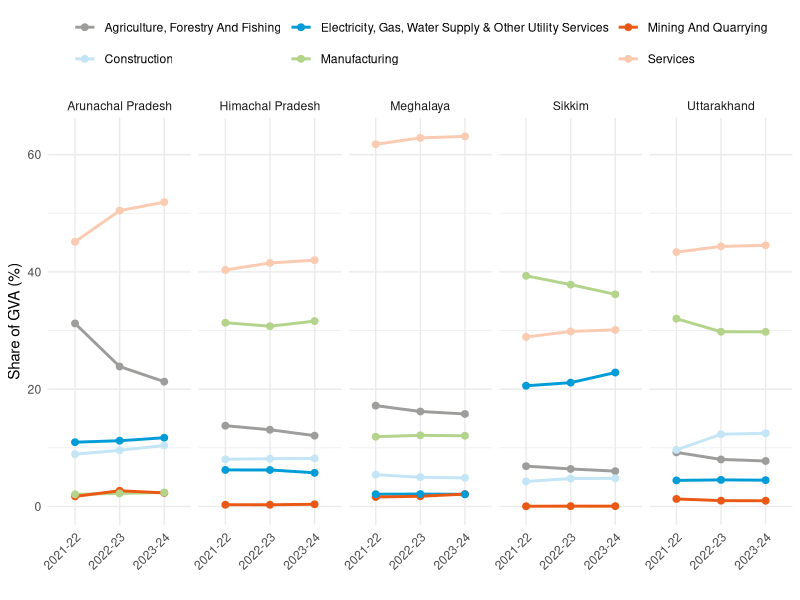
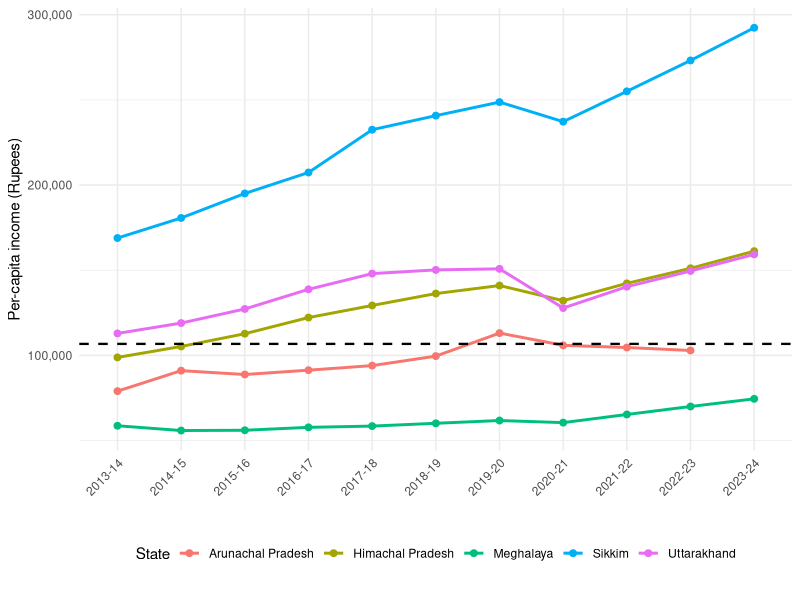
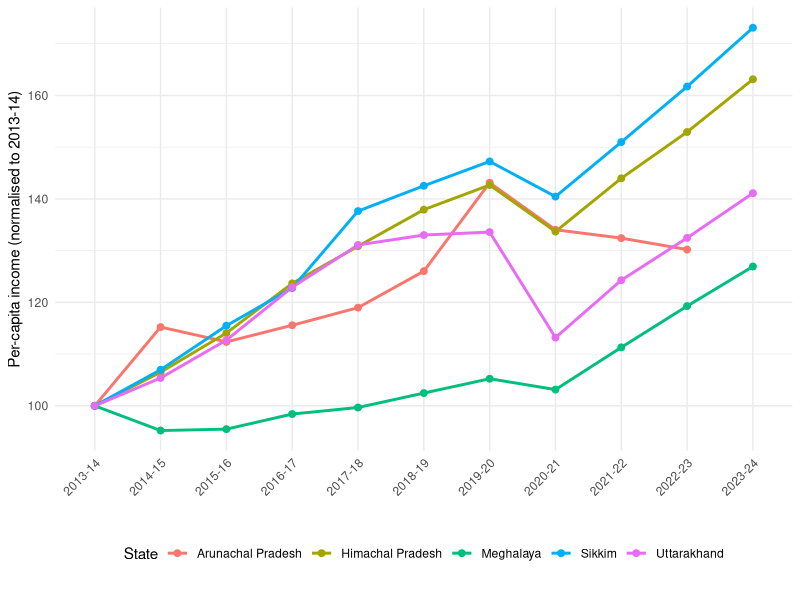
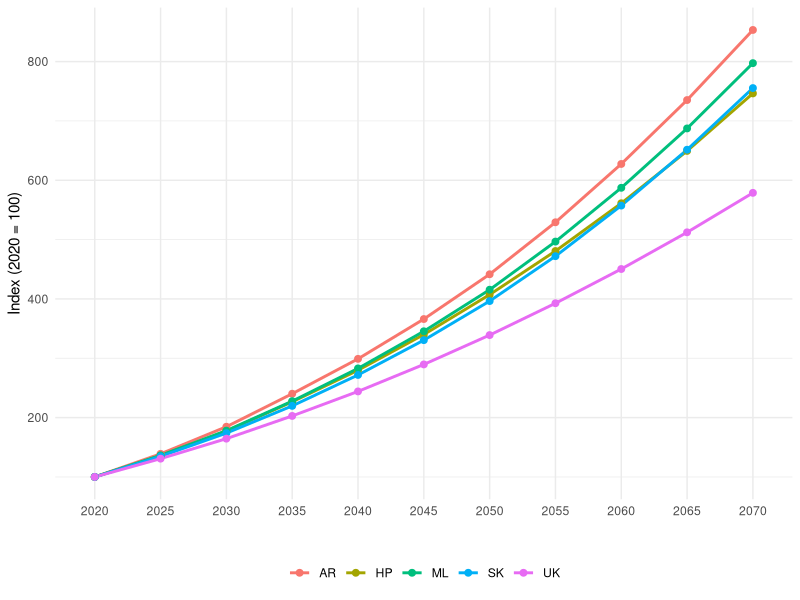
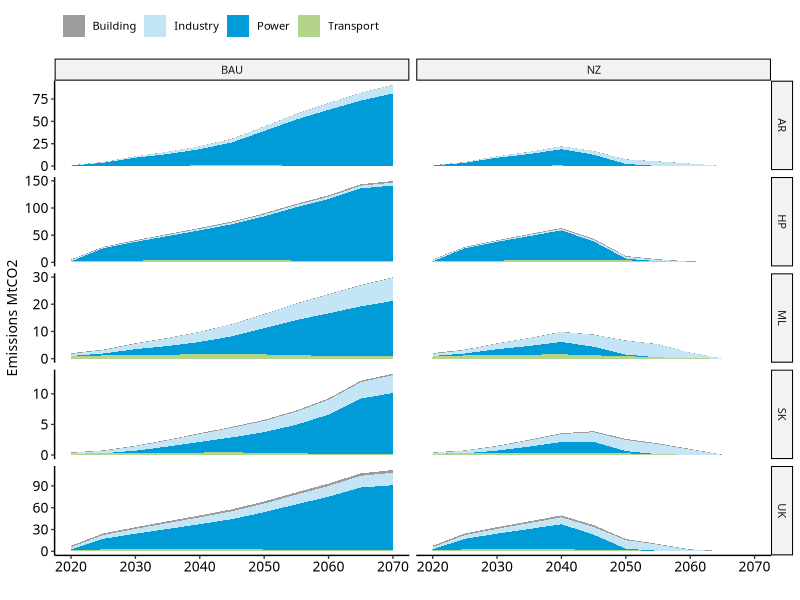
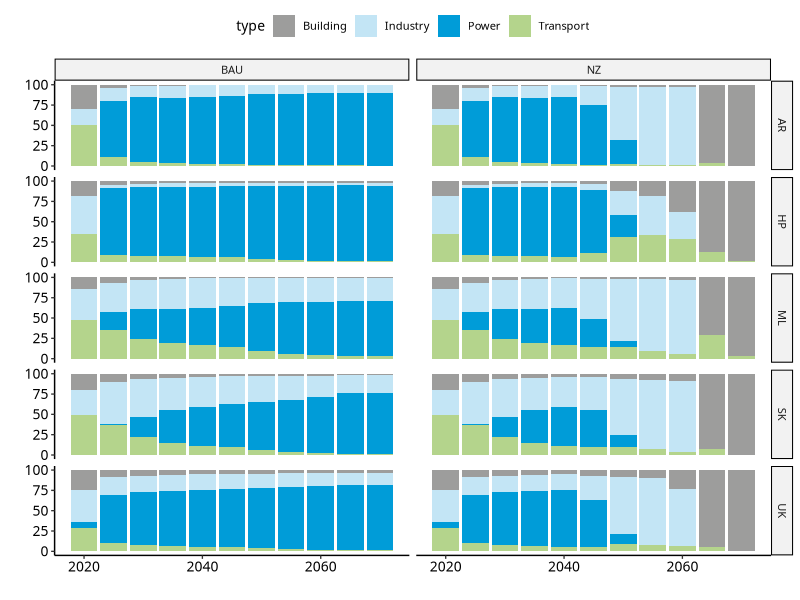
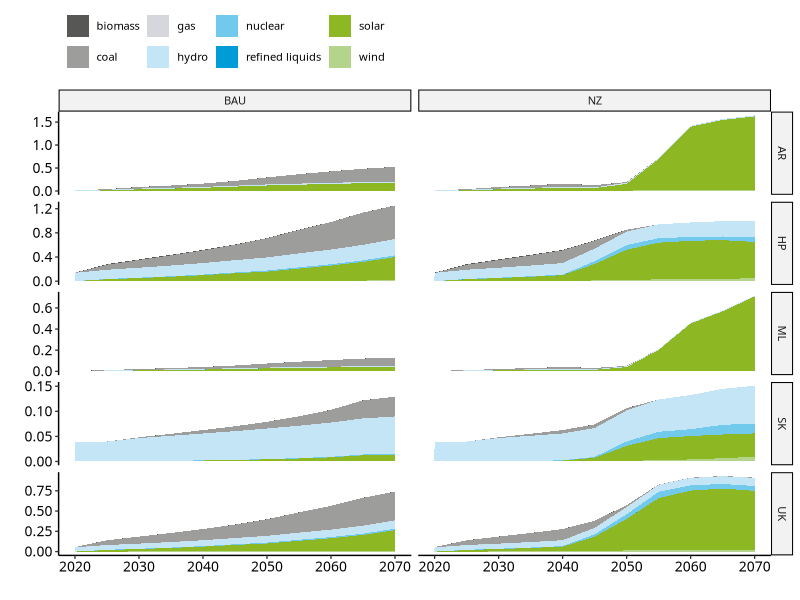
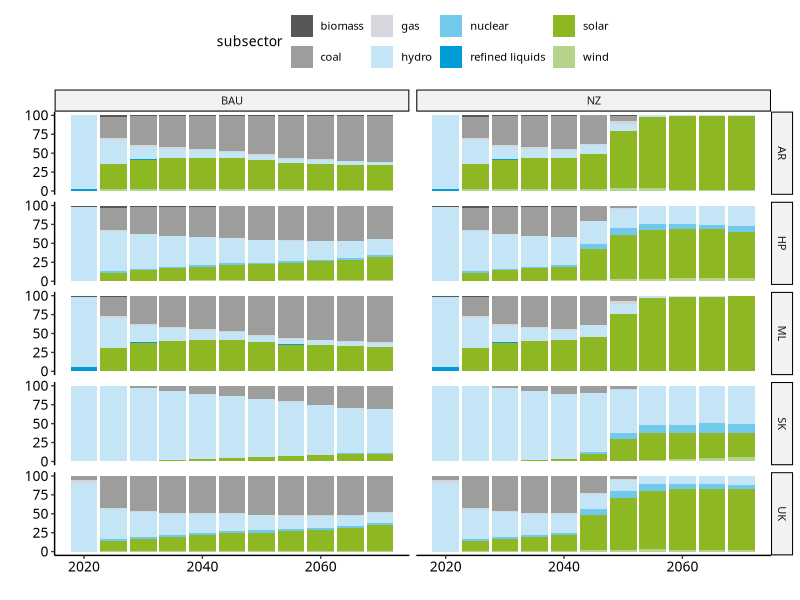

Recreate these plots in R, in order.
## ---- chunk 1
# Global chunk options
knitr::opts_chunk$set(
  echo = FALSE,
  message = FALSE,
  warning = FALSE,
  cache = TRUE,
  fig.crop=FALSE
)

# Libraries
library(tidyverse)
library(ggthemes)
library(ggsci)
library(readxl)
library(ggrepel)
library(ggpubr)
library(openxlsx)

# Custom palette
my_custom_palette <- c(
  "#575756", "#9d9d9c", "#D5d7dc",
  "#C3E5F5", "#71c9eb", "#009cd8",
  "#8db824", "#b4d48c", "#DDE9BA",
  "#EA5813", "#F49A70", "#FACAB1"
)

# Global plotting theme
theme_set(
  theme_pubr(
    base_size = 10,
    base_family = "Source Sans Pro"
  ) +
    theme(
      legend.position = "top",
      panel.grid.minor = element_blank()
    )
)

## ---- chunk 2
hilly_states <- c("AR","HP","UK","ML","SK")
hilly_states_names <- c("Arunachal Pradesh","Himachal Pradesh","Sikkim","Meghalaya","Uttarakhand")
## ---- chunk 3
gva <- read_excel(path="data/State_GVA_Trends_1767791341931.xlsx") %>% filter(State %in% hilly_states_names) %>% 
  rename(value=`Price (in Crores)`,sector=`Industry Item`) %>% 
  filter(!is.na(sector))

gva_tot <- gva %>% 
  group_by(State,Year) %>% 
  summarise(total=sum(value))

services_items <- c(
  "Trade, Repair, Hotels And Restaurants",
  "Transport, Storage, Communication & Broadcasting Services",
  "Financial Services",
  "Real Estate, Ownership Of Dwelling & Professional Services",
  "Public Administration",
  "Other Services"
)

gva_services <- gva %>%
  filter(sector %in% services_items) %>%
  group_by(State, Year, `Price Type`) %>%
  summarise(
    value = sum(value, na.rm = TRUE),
    .groups = "drop"
  ) %>%
  mutate(
    sector = "Services"
  )

gva_no_services <- gva %>%
  filter(!(sector %in% services_items))

gva_final <- bind_rows(
  gva_no_services,
  gva_services
)

gva_share <- gva_final %>%
  group_by(State, Year, `Price Type`) %>%
  mutate(
    share = value / sum(value) * 100
  ) %>%
  ungroup() %>% 
 filter(`Price Type` == "constant") %>% 
filter(Year %in% c("2021-22","2022-23","2023-24"))

#Making GVA share plot
ggplot(gva_share,
   aes(
    x = Year,
    y = share,
    colour = sector,
    group=sector
    )
) +
  geom_line(linewidth = 1) +
  geom_point(size = 2) +
  facet_grid(~State
  ) +
  scale_colour_manual(values = my_custom_palette[c(2,4,6,8,10,12)]) +
  labs(
    y = "Share of GVA (%)",
    x = ""
  ) +
  theme_minimal() +
  theme(
    axis.text.x = element_text(angle = 45, hjust = 1),
    legend.title = element_blank(),
    legend.position = "top"
  )


  
## ---- chunk 4
per_capita <- read_excel(path="data/Per_Capita_Income_1767790631974.xlsx") %>% filter(`Price Category`=="constant") %>% 
  rename(value=4) %>% 
  filter(as.numeric(substr(Year, 1, 4)) > 2012) %>% 
  filter(State %in% hilly_states_names)

per_capita_growth <- per_capita %>%
  arrange(State, Year) %>%
  group_by(State) %>%
  mutate(
    growth_rate = (value / lag(value) - 1) * 100
  ) %>%
  ungroup()


per_capita_norm <- per_capita %>%
  group_by(State) %>%
  mutate(
    value_2013 = value[Year == "2013-14"][1],
    pc_income_index = (value / value_2013) * 100
  ) %>%
  ungroup()

# Plot absolute

ggplot(
  per_capita,
  aes(
    x = Year,
    y = value,
    group = State,
    colour = State
  )
) +
  geom_line(linewidth = 1) +
  geom_point(size = 2) +
  geom_hline(
    yintercept = 106744,
    linetype = "dashed",
    colour = "black",
    linewidth = 0.8
  ) +
  scale_y_continuous(
    labels = scales::comma
  ) +
  labs(
    y = "Per-capita income (Rupees)",
    x = "",
    caption = ""
  ) +
  theme_minimal() +
  theme(
    axis.text.x = element_text(angle = 45, hjust = 1),
    legend.position = "bottom"
  )


#Plot normalised per capita income
ggplot(
  per_capita_norm,
  aes(
    x = Year,
    y = pc_income_index,
    group = State,
    colour = State
  )
) +
  geom_line(linewidth = 1) +
  geom_point(size = 2) +
  # geom_hline(
  #   yintercept = 106744,
  #   linetype = "dashed",
  #   colour = "black",
  #   linewidth = 0.8
  # ) +
  scale_y_continuous(
    labels = scales::comma
  ) +
  labs(
    y = "Per-capita income (normalised to 2013-14)",
    x = "",
    caption = ""
  ) +
  theme_minimal() +
  theme(
    axis.text.x = element_text(angle = 45, hjust = 1),
    legend.position = "bottom"
  )


## ---- chunk 5
gdpPc_model <- read_excel(path="data/GDPPc_model.xlsx") %>% 
  select(region,4:18) %>% 
  pivot_longer(2:16,names_to = "year",values_to = "value") %>% 
  filter(year>2015)%>% 
rename(state="region")


gdpPc_model_norm <- gdpPc_model %>%
  group_by(state) %>%
  mutate(
    value_2020 = value[year == 2020][1],
    value_index_2020 = (value / value_2020) * 100
  ) %>%
  ungroup()

ggplot(
  gdpPc_model_norm,
  aes(
    x = year,
    y = value_index_2020,
    group = state,
    colour = state
  )
) +
  geom_line(linewidth = 1) +
  geom_point(size = 2) +
  labs(
    y = "Index (2020 = 100)",
    x = ""
  ) +
  theme_minimal() +
  theme(
    legend.title = element_blank(),
    legend.position = "bottom"
  )

## ---- chunk 6
emissions_bau <- read_excel("data/allsector_emissions_BAU.xlsx") %>% mutate(scenario="BAU") 
emissions_nz <- read_excel("data/AllSectorEmissions_NZ.xlsx") %>% mutate(scenario="NZ") 

emissions <- bind_rows(emissions_bau, emissions_nz) %>%
  mutate(units = "MTCO2") %>%
  rename(value = adjusted_value,state=region) %>%
  filter(state %in% hilly_states)

emissions_total <- emissions %>% 
  group_by(year,scenario,state) %>% 
  summarise(value=sum(value))

#Normalise emissions
emissions_norm <- bind_rows(emissions_bau, emissions_nz) %>%
  mutate(units = "MTCO2") %>%
  rename(value = adjusted_value) %>%
  filter(region %in% hilly_states) %>%
  group_by(region, scenario,type) %>%
  mutate(
    value_2020 = value[year == 2020][1],
    value_norm = (value / value_2020) * 100
  ) %>%
  ungroup()

#Emissions share
emi_share <- emissions %>% 
  group_by(state,year,scenario) %>% 
  mutate(share=(value/sum(value))*100)

#Plot absolute emissions
ggplot() +
  geom_area(
    data = emissions %>% filter(year > 2015),
    aes(x = year, y = value, fill = type)
  ) +
  facet_grid(
    rows = vars(state),
    cols = vars(scenario),
    scales = "free_y"
  ) +
  scale_fill_manual(values = my_custom_palette[c(2, 4, 6, 8, 11)]) +
  labs(
    y = "Emissions MtCO2",
    x = ""
  ) +
  theme(
    axis.text.x = element_text(size = 10),
    legend.title = element_blank(),
    legend.position = "top",
    legend.justification = c(0, 1)
  )

#Plot emission share

ggplot()+
    geom_col(data=emi_share %>% filter(year>2015),
           aes(x=year,y=share,fill=type))+
  facet_grid(
    rows = vars(state),
    cols = vars(scenario),
#    scales = "free_y"
  ) +
   scale_fill_manual(values = my_custom_palette[c(2,4,6,8)]) +
  labs(
    y = "",
    x = ""
  ) 
## ---- chunk 7
elec_bau <- read_excel(path="data/adjusted_generation_forecast_BAU.xlsx") %>% mutate(scenario="BAU")
elec_nz <- read_excel(path="data/adjusted_generation_forecast_NZ.xlsx") %>% mutate(scenario="NZ")

elec <- bind_rows(elec_bau, elec_nz) %>%
  mutate(units = "EJ") %>%
  rename(value = adjusted_value) %>%
  filter(state %in% hilly_states)

elec_total <- elec %>% 
  group_by(state,year,scenario) %>% 
  summarise(value=sum(value))

elec_share <- elec %>% 
  group_by(state,year,scenario) %>% 
  mutate(share=(value/sum(value)*100))

#Plot elec absolute
ggplot() +
  geom_area(
    data = elec %>% filter(year > 2015),
    aes(x = year, y = value, fill = subsector)
  ) +
  facet_grid(
    rows = vars(state),
    cols = vars(scenario),
    scales = "free_y"
  ) +
  scale_fill_manual(values = my_custom_palette) +
  labs(
    y = "",
    x = ""
  ) +
  theme(
    axis.text.x = element_text(size = 10),
    legend.title = element_blank(),
    legend.position = "top",
    legend.justification = c(0, 1)
  )

#Plot elec share
ggplot()+
  geom_col(data=elec_share %>% filter(year>2015),
           aes(x=year,y=share,fill=subsector))+
  facet_grid(
    rows = vars(state),
    cols = vars(scenario),
#    scales = "free_y"
  ) +
   scale_fill_manual(values = my_custom_palette) +
  labs(
    y = "",
    x = ""
  ) 



## ---- chunk 8
fe_bau <- read.csv("data/FinalEnergyConsumption_BAU.csv") %>% mutate(scenario="BAU")

fe_nz <- read.csv("data/FinalEnergyConsumption_NZ.csv") %>% 
  mutate(scenario="NZ")

fe <- bind_rows(fe_bau,fe_nz) %>% 
  mutate(units = "EJ") %>%
  rename(value = total_adjusted_value,state=region,subsector=input_group) %>%
  filter(state %in% hilly_states,subsector!="total") 

fe_total <- fe %>% 
  group_by(state,year,scenario) %>% 
  summarise(value=sum(value))

fe_share <- fe %>% 
  group_by(state,year,scenario) %>% 
  mutate(share=(value/sum(value))*100)


#Plot absolute
ggplot() +
  geom_area(
    data = fe %>% filter(year > 2015),
    aes(x = year, y = value, fill = subsector)
  ) +
  facet_grid(
    rows = vars(state),
    cols = vars(scenario),
    scales = "free_y"
  ) +
  scale_fill_manual(values = my_custom_palette) +
  labs(
    y = "",
    x = ""
  ) +
  theme(
    axis.text.x = element_text(size = 10),
    legend.title = element_blank(),
    legend.position = "top",
    legend.justification = c(0, 1)
  )

#Plot share
ggplot()+
  geom_col(data=fe_share %>% filter(year>2015),
           aes(x=year,y=share,fill=subsector))+
  facet_grid(
    rows = vars(state),
    cols = vars(scenario),
#    scales = "free_y"
  ) +
   scale_fill_manual(values = my_custom_palette) +
  labs(
    y = "",
    x = ""
  ) 

  
## ---- chunk 9
elec_demand <- fe %>% filter(subsector=="electricity")


## ---- chunk 10

prep_var <- function(df, var_name, unit = NA) {
  df %>%
    mutate(year = as.numeric(year)) %>%   #  force same type
    filter(
      scenario == "BAU",
      year %in% c(2020, 2070)
    ) %>%
    select(state, year, value) %>%
    mutate(
      variable = var_name,
      unit = unit
    )
}



emissions_tbl <- prep_var(emissions_total, "Emissions")
fe_tbl <- prep_var(fe_total, "Final energy")
elec_tbl <- prep_var(elec_total, "Electricity generation")
elec_dmd_tbl <- prep_var(elec_demand,"Electricity Demand")
gdp_pc_tbl <- prep_var(gdpPc_model %>% mutate(scenario="BAU"), "GDP per capita")

combined_tbl <- bind_rows(
  gdp_pc_tbl,
  emissions_tbl,
  fe_tbl,
  elec_tbl,
  elec_dmd_tbl
)

summary_tbl <- combined_tbl %>%
  pivot_wider(
    names_from = year,
    values_from = value,
    names_prefix = "value_"
  ) %>%
  mutate(
increase  = (value_2070 / value_2020)
  )%>% select(-c(3,4))

knitr::kable(
  summary_tbl,
  digits = 2,
  caption = "Change in key indicators between 2020 and 2070 (BAU scenario)"
)
